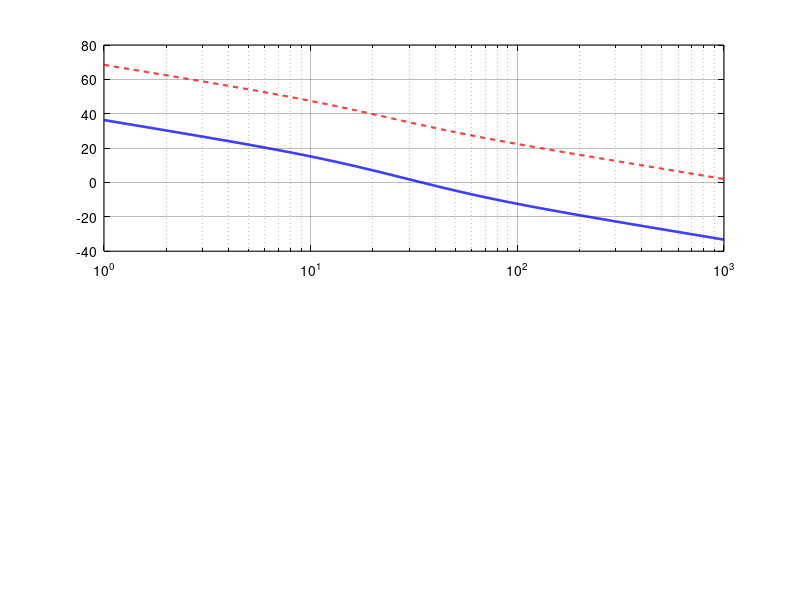

Recreate this plot in MATLAB. (Note: this script raises an error after producing the figure.)
function design_speed_margin_empirical()
% DESIGN_SPEED_MARGIN_EMPIRICAL  Test 2.T1 — ampirik (çalışan) hız PI
% kazancının kararlılık marjı. ANALİTİK PM + margin() doğrulama.
%
% KRİTİK BAĞLAM: Aşama 2.1 conservative kazancı (Kp=0.1163) plant'ı V_eff→ω
% (K=53.89) varsayarak tasarlandı. Ama firmware PI çıkışı *duty*; gerçek plant
% duty→ω = K·Vs/(τs+1), K·Vs=654.8 — yani 12.15× daha yüksek kazanç. Conservative
% kazanç firmware plant'ında devasa kazanç → bang-bang (sim-to-real gap, §11.12).
% Bu betik İKİSİNİ DE gerçek firmware plant'ında (duty→ω) değerlendirir:
%   - ampirik Kp=0.002, Ki=0.1  → çalışan sistemin marjı (2.T1 asıl hedefi)
%   - conservative Kp=0.1163     → neden bang-bang verdiğinin marj-düzeyi kanıtı
%
% ── ANALİTİK PM (ampirik) ────────────────────────────────────────────
% L_e(s) = (Kp+Ki/s)·K·Vs/(τs+1) = 1.3096(s+50)/[s(0.0605s+1)]
% İç kapalı-çevrim ζ_i=0.58 (bkz. design_position_rootlocus.m) →
%   yaklaşık kural PM ≈ 100·ζ_i ≈ 58° ([Franklin2010] §6, ζ<0.7 için)
% margin() ile kesin değer doğrulanır.
%
% Kaynak: [Franklin2010] §6 (margin, PM-ζ ilişkisi), [AstromMurray2008] §10
% Çalıştırma: matlab -batch "cd('matlab/asama_2_kontrol'); design_speed_margin_empirical"

    K = 53.89; tau = 0.0605; Vs = 12.15;
    s = tf('s');
    Gd = (K*Vs)/(tau*s + 1);              % FIRMWARE plant: duty → ω

    Ce = 0.002 + 0.1/s;                   % ampirik (çalışan)
    Cc = 0.1163 + 4.0447/s;              % conservative (2.1, kullanılmıyor)
    Le = Ce*Gd;  Lc = Cc*Gd;

    [Gm_e, Pm_e, ~, Wcp_e] = margin(Le);
    [Gm_c, Pm_c, ~, Wcp_c] = margin(Lc);

    zeta_i = 0.58; PM_analytic = 100*zeta_i;   % yaklaşık kural

    fprintf('=== Test 2.T1 — FIRMWARE plant (duty->omega) marjlari ===\n');
    fprintf('AMPIRIK (Kp=0.002, Ki=0.1):    PM=%.1f deg, GM=%.1f dB, wc=%.1f rad/s\n', ...
        Pm_e, 20*log10(Gm_e), Wcp_e);
    fprintf('  analitik yaklasim PM~100*zeta_i=%.0f deg (margin dogrular)\n', PM_analytic);
    fprintf('CONSERVATIVE (Kp=0.1163) firmware plantinda: PM=%.1f deg, wc=%.1f rad/s\n', ...
        Pm_c, Wcp_c);
    fprintf('  -> dusuk PM / yuksek wc = bang-bang egilimi (sim-to-real gap kaniti)\n');

    here = fileparts(mfilename('fullpath'));
    outdir = fullfile(here, 'results', '2_1_speed_pi');
    if ~exist(outdir, 'dir'); mkdir(outdir); end
    set(groot, 'defaultAxesColor','w', 'defaultAxesXColor','k', 'defaultAxesYColor','k', ...
        'defaultTextColor','k', 'defaultAxesGridColor',[0.15 0.15 0.15], 'defaultAxesGridAlpha',0.3);

    f = figure('Position', [80 80 760 600], 'Color', 'w');
    [me, pe, w] = bode(Le); me = squeeze(me); pe = squeeze(pe);
    [mc, pc] = bode(Lc, w); mc = squeeze(mc); pc = squeeze(pc);

    subplot(2,1,1);
    semilogx(w, 20*log10(me), 'b', 'LineWidth',1.8); hold on; grid on;
    semilogx(w, 20*log10(mc), 'r--', 'LineWidth',1.5);
    yline(0,'k:');
    ylabel('Gain [dB]'); title('Test 2.T1 — Speed PI Margins on Firmware Plant (duty\rightarrow\omega)', 'FontWeight','bold');
    legend('ampirik K_p=0.002 (calisan)','conservative K_p=0.1163 (bang-bang)', ...
        'Location','southwest','TextColor','k','Color','w','EdgeColor',[0.6 0.6 0.6]);

    subplot(2,1,2);
    semilogx(w, pe, 'b', 'LineWidth',1.8); hold on; grid on;
    semilogx(w, pc, 'r--', 'LineWidth',1.5);
    yline(-180,'k:');
    ylabel('Phase [deg]'); xlabel('frequency \omega [rad/s]');
    text(1.4, -150, sprintf('ampirik: PM=%.0f^\\circ, \\omega_c=%.0f rad/s (guvenli)', Pm_e, Wcp_e), 'Color','b','FontSize',9);
    text(1.4, -165, sprintf('conservative: PM=%.0f^\\circ ama \\omega_c=%.0f >> Nyquist 628', Pm_c, Wcp_c), 'Color','r','FontSize',9);

    exportgraphics(f, fullfile(outdir, '05_margin_empirical_vs_conservative.png'), 'Resolution',150);
    close(f);
    fprintf('Gorsel: %s/05_margin_empirical_vs_conservative.png\n', outdir);
end
